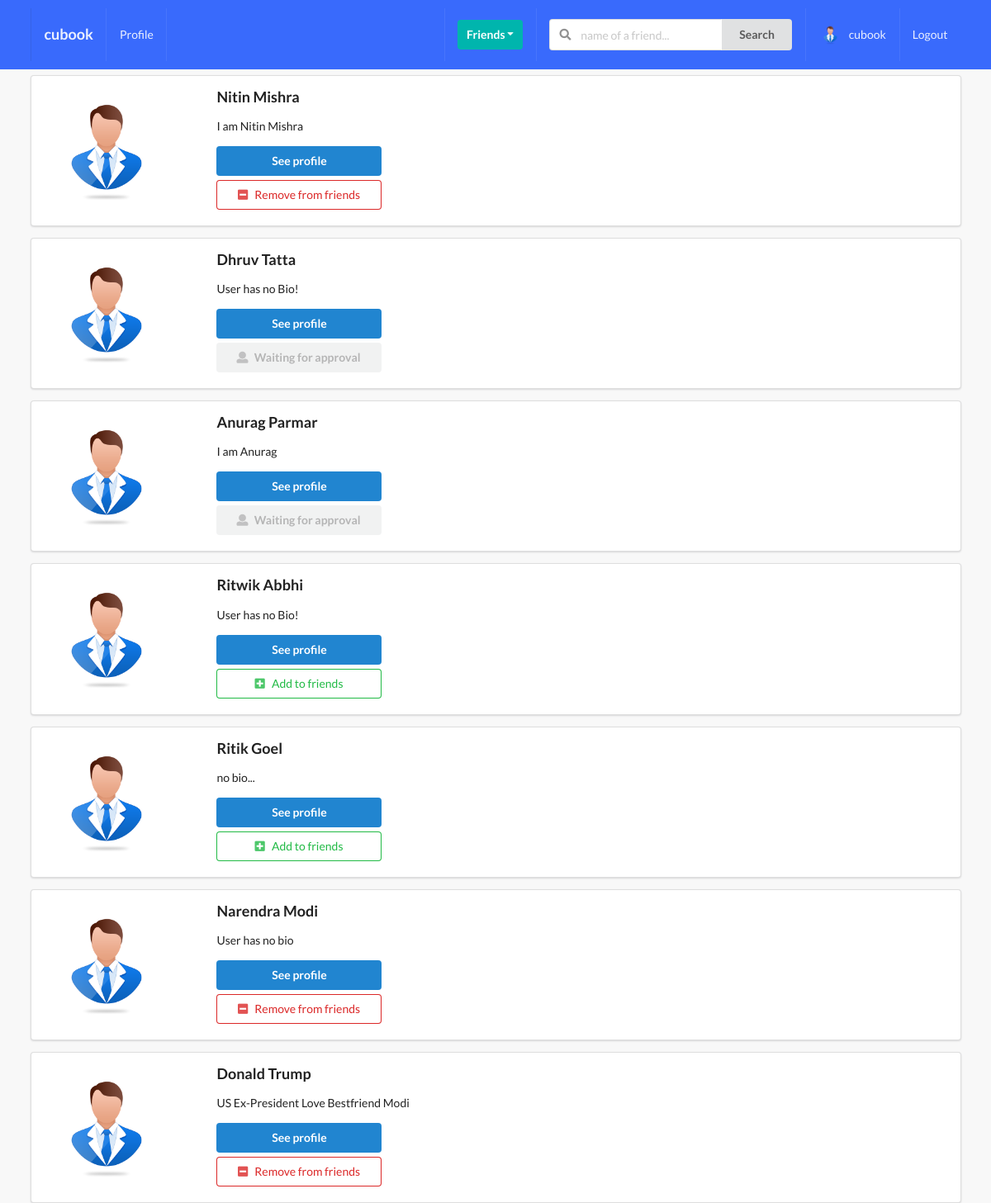
Screenshot of /profiles/ (signed in) with the database file from the repository.
### profiles/models.py (models this page shows, shortened)
class Profile(models.Model):
    first_name = models.CharField(max_length=200, blank=True)
    last_name = models.CharField(max_length=200, blank=True)
    user = models.OneToOneField(User, on_delete=models.CASCADE)
    bio = models.TextField(default="User has no bio ", max_length=300)
    email = models.EmailField(max_length=200, blank=True)
    country = models.CharField(max_length=200, blank=True)
    avatar = models.ImageField(default='avatar.png', upload_to='avatars/')
    friends = models.ManyToManyField(User, blank=True, related_name='friends')
    slug = models.SlugField(unique=True, blank=True)
    updated = models.DateTimeField(auto_now=True)
    created = models.DateTimeField(auto_now_add=True)
    objects = ProfileManager()
    def get_absolute_url(self):
        return reverse("profiles:profile-detail-view", kwargs={"slug": self.slug})
    __initial_first_name = None
    __initial_last_name = None
    def __init__(self, *args, **kwargs):
        super().__init__(*args, **kwargs)
        self.__initial_first_name = self.first_name
        self.__initial_last_name = self.last_name

### profiles/views.py (the view)
# urls.py: path('',ProfileListView.as_view(),name='all-profiles-view'),
class ProfileListView(LoginRequiredMixin, ListView):
    model = Profile
    template_name = 'profiles/profile_list.html'
    def get_queryset(self):
        qs = Profile.objects.get_all_profiles(self.request.user)
        return qs
    def get_context_data(self, **kwargs):
        context = super().get_context_data(**kwargs)
        user = User.objects.get(username__iexact=self.request.user)
        profile = Profile.objects.get(user=user)
        rel_r = Relationship.objects.filter(sender=profile)
        rel_s = Relationship.objects.filter(receiver=profile)
        rel_receiver = []
        rel_sender = []
        for item in rel_r:
            rel_receiver.append(item.receiver.user)
        for item in rel_s:
            rel_sender.append(item.sender.user)
        context["rel_receiver"] = rel_receiver
        context["rel_sender"] = rel_sender
        context['is_empty'] = False
        if len(self.get_queryset()) == 0:
            context['is_empty'] = True
        return context

### profiles/context_processors.py (called while the page is built)
def profile_pic(request):
    if request.user.is_authenticated:
        profile_obj = Profile.objects.get(user=request.user)
        pic = profile_obj.avatar
        return {'picture': pic}
    return{}

def invitations_received_no(request):
    if request.user.is_authenticated:
        profile_obj = Profile.objects.get(user=request.user)
        qs_count = Relationship.objects.invitations_received(profile_obj).count()
        return {'invites_num': qs_count}
    return{}

### profiles/models.py (called while the page is built)
    def get_all_profiles(self, me):
        profiles = Profile.objects.all().exclude(user=me)
        return profiles

    def invitations_received(self, receiver):
        qs = Relationship.objects.filter(receiver=receiver, status='send')
        return qs

### profiles/templates/profiles/profile_list.html (shortened to what this page needs)
{% extends 'base.html' %}
{% block content %}
    {% for obj in object_list %}
        <div class="ui segment">
            <div class="ui grid">
                <div class="row">
                    <div class="three wide column">
                        <img class="ui small circular image" src={{obj.avatar.url}}>
                    </div>
                    <div class="thirteen wide column">
                        <h3>{{obj.first_name}}  {{obj.last_name}}</h3>
                        <p>{{obj.bio}}</p>
                        <a href={{obj.get_absolute_url}}><button class="ui primary button mb-5 w-big">See profile</button></a>
                        <br>
                        {% if obj.user not in rel_receiver and obj.user not in rel_sender %}
                            <form action="{% url 'profiles:send-invite' %}" method="POST">
                                <button type="submit" class="ui positive basic button mb-5 w-big"><i class="plus square icon"></i>Add to friends</button>
                            </form>
                        {% endif %}
                        {% if obj.user in rel_receiver and request.user not in obj.friends.all %}
                            <button class="ui disabled button mb-5 w-big"><i class="user icon"></i>Waiting for approval</button>
                        {% endif %}
                        {% if request.user in obj.friends.all %}
                        <form action="{% url 'profiles:remove-friend' %}" method="POST">
                            <button type="submit" class="ui negative basic button mb-5 w-big"><i class="minus square icon"></i>Remove from friends</button>
                        </form>
                        {% endif %}
                    </div>
                </div>
            </div>
        </div>
    {% endfor %}
{% endblock content %}

### templates/main/navbar.html (shortened to what this page needs)
{% url 'posts:main-post-view' as path_to_posts %}
{% url 'profiles:my-profile-view' as path_to_profile %}
<div class="ui inverted menu nav mb-7">
    <div class="ui container">
      <a href="{{path_to_posts}}" class="{% if request.path == path_to_posts %}  {% endif %}item">
          <h3>cubook</h3>
      </a>
      {% if request.user.is_authenticated %}
      <a href="{{path_to_profile}}" class="{% if request.path == path_to_profile %} active {% endif %}item">
          Profile
      </a>
      {% endif %}
      <div class="right menu">
          {% if request.user.is_authenticated %}
          <div class="item">
              <div class="ui floating dropdown icon button teal"> Friends
                  <i class="dropdown icon"></i>
               </div>
          </div>
               <div class="item">
                <form action="" method="GET">
                  <div class="ui action left icon input">
                  <input class="prompt" type="text" name='q' placeholder="name of a friend...">
                  <button type='submit' class="ui button">Search</button>
                  </div>
              </form>
              </div>
              <a href="{{path_to_profile}}" class="item">
                   <img src={{picture.url}} class="ui avatar image">&nbsp;
                   {{ request.user }}
              </a>
              <a href="{% url 'account_logout' %}" class="ui item">
                  Logout
              </a>
          {% else %}
          <a href="{% url 'account_login' %}" class="ui item">
                  Login
              </a>
          {% endif %}
      </div>
    </div>
  </div>

### static_project/style.css (style rules this page uses)
body { background: #F8F8F8 !important; }
.nav { border-radius: 0px !important; padding: 10px 0 10px 0 !important; background-color: #396afc !important; }
.mb-7 { margin-bottom: 7px !important; }
.mb-5 { margin-bottom: 5px !important; }
.w-big { width: 200px !important; }

### rows the page displays
Profile: avatar (placeholder picture), first_name "Nitin", last_name "Mishra", bio "I am Nitin Mishra"
Profile: avatar (placeholder picture), first_name "Dhruv", last_name "Tatta", bio "User has no Bio!", shows "Waiting for approval"
Profile: avatar (placeholder picture), first_name "Anurag", last_name "Parmar", bio "I am Anurag", shows "Waiting for approval"
Profile: avatar (placeholder picture), first_name "Ritwik", last_name "Abbhi", bio "User has no Bio!"
Profile: avatar (placeholder picture), first_name "Ritik", last_name "Goel", bio "no bio..."
Profile: avatar (placeholder picture), first_name "Narendra", last_name "Modi", bio "User has no bio"
Profile: avatar (placeholder picture), first_name "Donald", last_name "Trump", bio "US Ex-President Love Bestfriend Modi"

### other values shown
{{ request.user }} "cubook"
